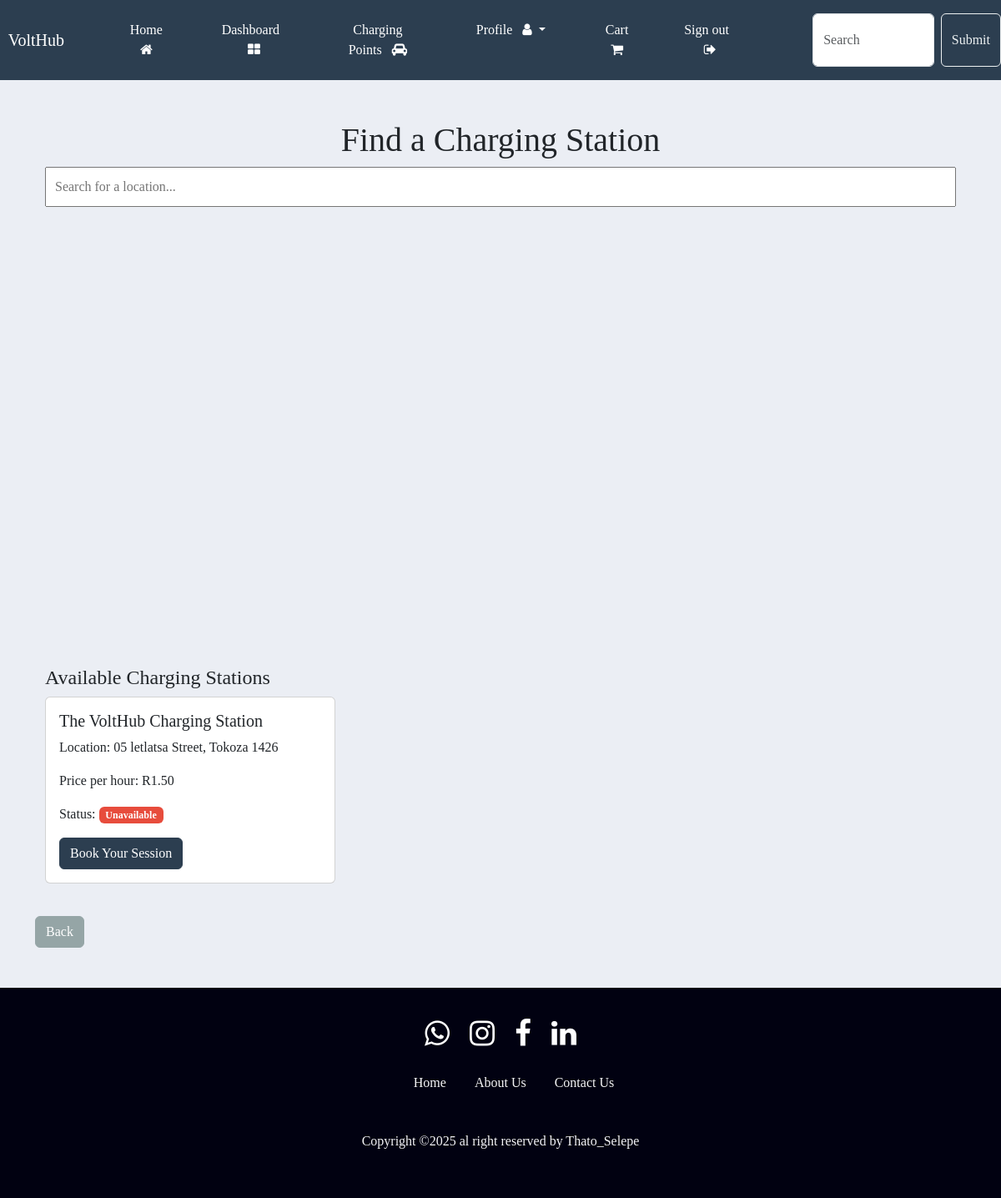
The app's page /stations/ (signed in), older data.
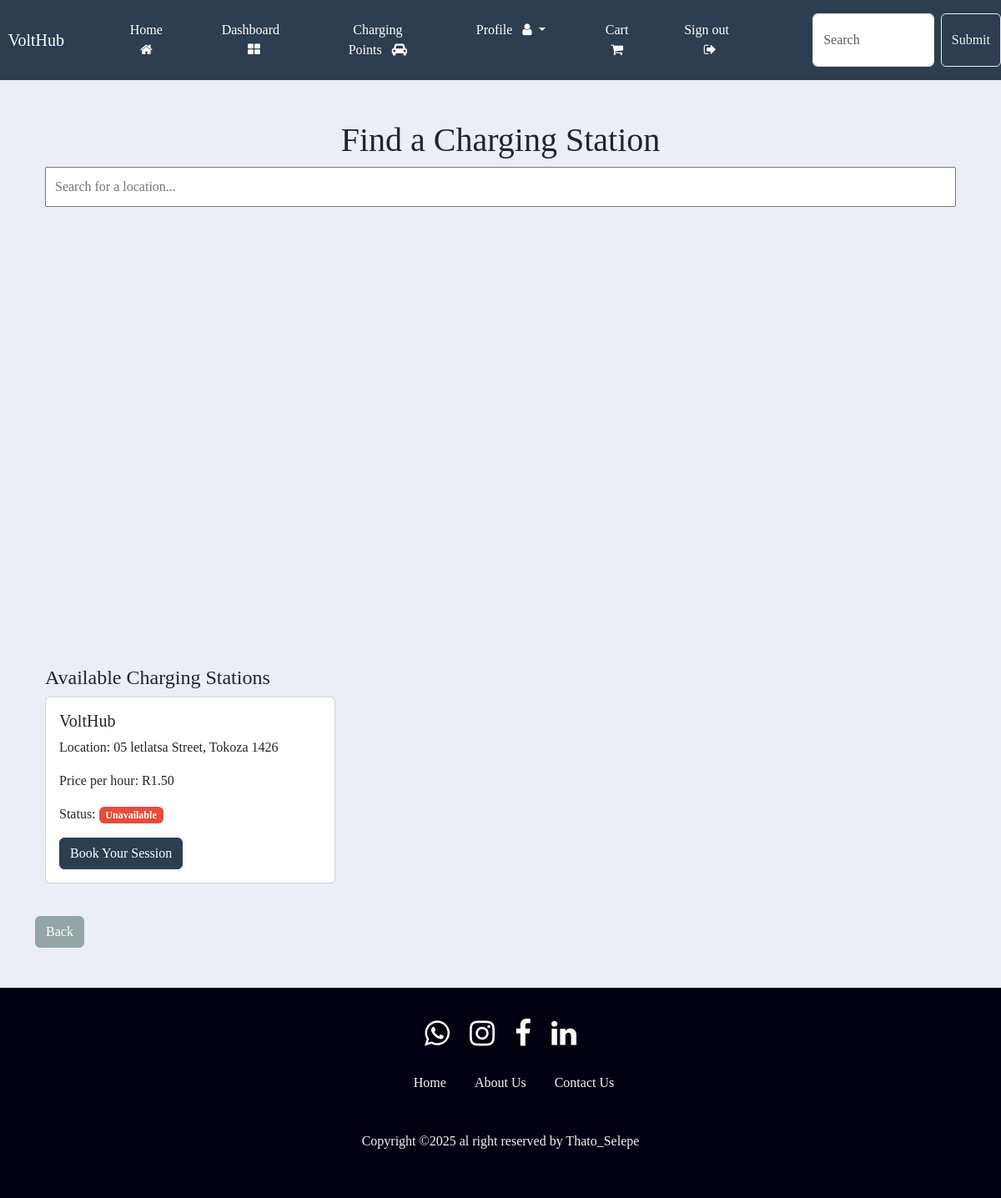
The same page, newer data.
### charging_station/models.py (models this page shows, shortened)
class ChargingPoint(models.Model):
    name = models.CharField(max_length=150)
    location = models.CharField(max_length=150, null=True, blank=True)
    capicity = models.PositiveIntegerField()
    available_slots = models.PositiveIntegerField()
    created_at = models.DateTimeField(auto_now_add=True, null=True, blank=True)
    latitude = models.FloatField(null=True, blank=True)
    longitude = models.FloatField(null=True, blank=True)
    availability = models.BooleanField(null=True, blank=True)
    price_per_hour = models.DecimalField(max_digits=6, decimal_places=2, null=True, blank=True)
    is_active = models.BooleanField(default=True)
    off_peak_start = models.TimeField(null=True, blank=True)
    off_peak_end = models.TimeField(null=True, blank=True)
    created_by = models.ForeignKey(User, on_delete=models.SET_NULL, null=True, related_name='charging_points_created')
    updated_by = models.ForeignKey(User, on_delete=models.SET_NULL, null=True, related_name='charging_points_updated')

### VoltHub/views.py (the view)
# urls.py: path('stations/', views.station_locator, name="stations"),
@login_required(login_url='login')
def station_locator(request):
    stations = ChargingPoint.objects.all()
    context = {'stations': stations, }
    return render(request, 'VoltHub/charging_points.html', context)

### VoltHub/templates/VoltHub/charging_points.html (shortened to what this page needs)
{% extends 'VoltHub/base.html' %}
{% load static %}
{% block content %}
<!DOCTYPE html>
<html lang="en">
    <head>
    <link rel="stylesheet" type="text/css" href="{% static 'VoltHub/charging.css' %}">
    <link rel="stylesheet" href="https://cdnjs.cloudflare.com/ajax/libs/font-awesome/4.7.0/css/font-awesome.min.css">
    </head>
<body>
    <div class="container mt-4">
    <h2 class="text-center">Find a Charging Station</h2>
    <input id="search-input" type="text" placeholder="Search for a location...">
    <div id="map" class="mt-3"></div>
    <h4 class="mt-4">Available Charging Stations</h4>
    <div class="row">
    {% for station in stations %}
    <div class="col-md-4">
        <div class="card station-card">
            <div class="card-body">
                <h5 class="card-title">{{ station.name }}</h5>
                <p class="card-text">Location: {{ station.location }}</p>
                <p class="card-text">Price per hour: R{{ station.price_per_hour }}</p>
                <p class="card-text">
                    Status:
                    {% if station.available %}
                        <span class="badge bg-success">Available</span>
                    {% else %}
                        <span class="badge bg-danger">Unavailable</span>
                    {% endif %}
                </p>
                <a href="{% url 'book' %}?station_id={{ station.id }}" class="btn btn-primary">Book Your Session</a>
            </div>
        </div>
    </div>
    {% empty %}
    <p>No charging stations available.</p>
    {% endfor %}
    </div>
    </div>
    <br>
    <a href="{% url 'dashboard' %}" class="btn btn-secondary">Back</a>
    <br>
    <br>
    <br>
    {% include 'VoltHub/footer.html' %}
</body>
</html>
{% endblock %}

Row changes from the older to the newer data that the page shows:
changed ChargingPoint "05 letlatsa Street, Tokoza 1426": name "The VoltHub Charging Station" → "VoltHub"
